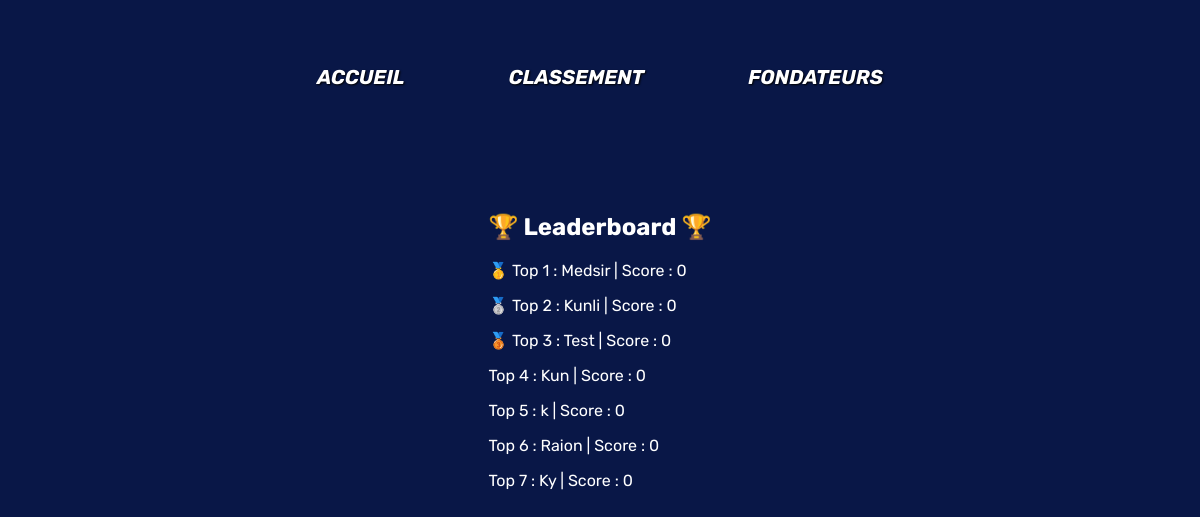
The page /leaderboard on the database as committed earlier.
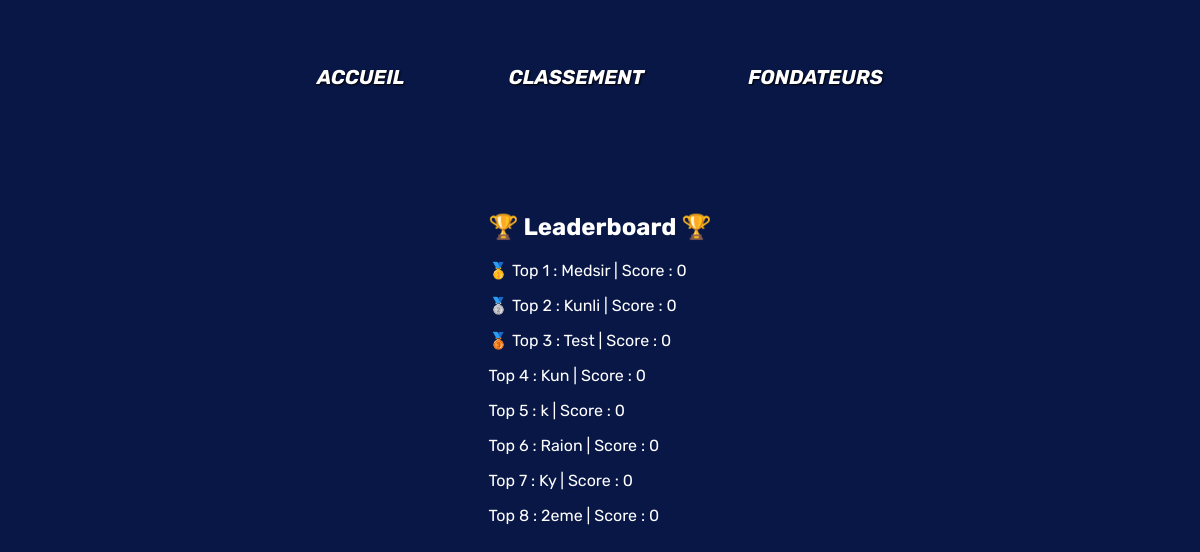
The same page on the database as committed later.
### tables this page shows
CREATE TABLE users (
    id INTEGER PRIMARY KEY AUTOINCREMENT,
    username TEXT NOT NULL,
    email TEXT NOT NULL,
    password TEXT NOT NULL,
    nb_parties INTEGER,
    nb_victoires_classique INTEGER,
    nb_victoires_tournois INTEGER,
    taux_victoire INTEGER,
    rang TEXT,
    score_total INTEGER,
    niveau INTEGER,
    avatar TEXT

);

CREATE TABLE leaderboard (
    id INT PRIMARY KEY,
    score TEXT NOT NULL,
    FOREIGN KEY (id) REFERENCES users(id)
    
);

### main.py (the view)
@app.route("/leaderboard")
def leaderboard():
    leaderboard_list = get_leaderboard()
    return render_template("./leaderboard.html", leaderboard=leaderboard_list, iter_liste=range(len(leaderboard_list)))

### kfonctions.py (called while the page is built)
def get_leaderboard()->list[tuple]:
    try:
        con = sqlite3.connect("./database/database.db")
        cur = con.cursor()
        sqlreq = f"SELECT score, username FROM leaderboard JOIN users ON users.id = leaderboard.id ORDER BY score DESC"
        res = cur.execute(sqlreq)
        reslist = res.fetchall()
        con.close()
        print("test", reslist)
        if(len(reslist) > 10):
            return reslist[0:9]
        else:
            return reslist
    except Exception as erreur:
        print("Erreur dans get_leaderboard() :", erreur)
        return []

### templates/leaderboard.html (shortened to what this page needs)
<!DOCTYPE html>
<html>
<head>
    <link rel="stylesheet" href="{{url_for('static', filename='leaderboard.css')}}">
</head>
<body class="leaderboard_body">
    <div class="haut_de_page">
        <div class="container_main">
            <div class="header">
                <a class="header_link" href="/">ACCUEIL</a>
                <a class="header_link" href="leaderboard">CLASSEMENT</a>
                <a class="header_link" href="/">FONDATEURS</a>
            </div>
            <div class="leaderboard_container">
                <div class="leaderboard">
                    <h2 class="leaderboard_title"> 🏆 Leaderboard 🏆 </h2>
                    {% for i in iter_liste %}
                        {% if i == 0 : %}
                        <p> 🥇 Top {{i+1}} : {{leaderboard[i][1]}} | Score : {{leaderboard[i][0]}}</p>
                        {% elif i == 1 %}
                        <p> 🥈 Top {{i+1}} : {{leaderboard[i][1]}} | Score : {{leaderboard[i][0]}}</p>
                        {% elif i == 2 %}
                        <p> 🥉 Top {{i+1}} : {{leaderboard[i][1]}} | Score : {{leaderboard[i][0]}}</p>
                        {% else %}
                        <p> Top {{i+1}} : {{leaderboard[i][1]}} | Score : {{leaderboard[i][0]}}</p>
                        {% endif %}
                    {% endfor %}
                </div>
            </div>
            </div>
</body>
</html>

### static/leaderboard.css (style rules this page uses)
body { background-color: rgb(9, 23, 71); }
html { scroll-behavior: smooth; }
.container_main { padding: 65px 80px 160px; background-size: cover; animation-timeline: scroll(); }
.header { font-family: 'Rubik', sans-serif; font-weight:bolder; font-style: italic; display: flex; justify-content: center; font-size: 20px; }
.header_link { color: white; text-decoration: none; margin-inline: 5%; text-shadow: 1px 1px 2px black; }
.leaderboard_container { margin: 10%; display: flex; justify-content: center; }
.leaderboard { color:white; font-family: 'Rubik', sans-serif;; }

### static/styles.css (style rules this page uses)
html { height: 100%; }
body { margin: 0px; height: 100%; }

Rows that differ between the two databases and show on the page:
added users: username "2eme"
added leaderboard: score "0"
Other text that changed with them:
new list line: "Top 8 : | Score :"
